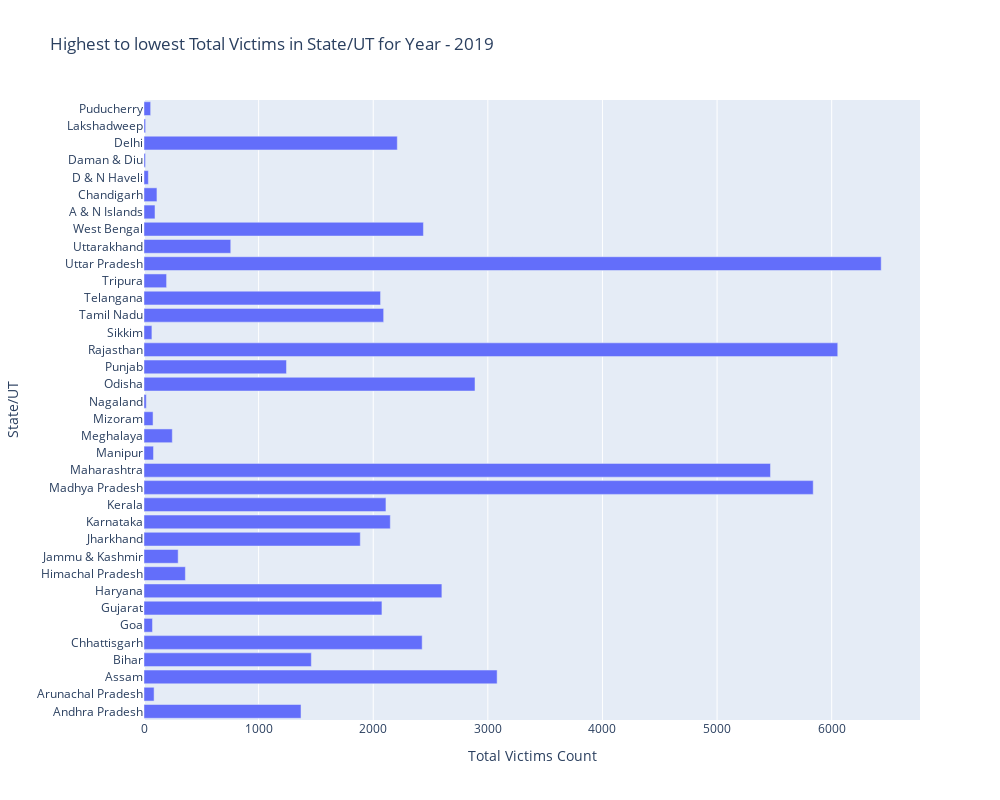

Notebook code for this chart:
### Code cell
# Create the bar chart
fig = px.bar(D19, y='State/UT', x='Total Victims', title='Highest to lowest Total Victims in State/UT for Year - 2019',
             labels={'Total Victims': 'Total Victims Count', 'State/UT': 'State/UT'})

# Increase the size of the graph
fig.update_layout(height=800, width=1000)

# Show the bar chart
fig.show()

### Figure 1 — Plotly figure (JSON) as saved in the notebook; plotly's stock layout.template omitted (floating-point values rounded to 4 significant figures)
{"data": [{"alignmentgroup": "True", "hovertemplate": "Total Victims Count=%{x}<br>State/UT=%{y}<extra></extra>", "legendgroup": "", "marker": {"color": "#636efa", "pattern": {"shape": ""}}, "name": "", "offsetgroup": "", "orientation": "h", "showlegend": false, "textposition": "auto", "type": "bar", "x": [1370, 88, 3081, 1460, 2427, 74, 2076, 2599, 361, 298, 1887, 2149, 2111, 5839, 5466, 83, 247, 79, 20, 2888, 1243, 6053, 69, 2091, 2064, 197, 6432, 757, 2438, 96, 113, 38, 13, 2210, 14, 58], "xaxis": "x", "y": ["Andhra Pradesh", "Arunachal Pradesh", "Assam", "Bihar", "Chhattisgarh", "Goa", "Gujarat", "Haryana", "Himachal Pradesh", "Jammu & Kashmir", "Jharkhand", "Karnataka", "Kerala", "Madhya Pradesh", "Maharashtra", "Manipur", "Meghalaya", "Mizoram", "Nagaland", "Odisha", "Punjab", "Rajasthan", "Sikkim", "Tamil Nadu", "Telangana", "Tripura", "Uttar Pradesh", "Uttarakhand", "West Bengal", "A & N Islands", "Chandigarh", "D & N Haveli", "Daman & Diu", "Delhi", "Lakshadweep", "Puducherry"], "yaxis": "y"}], "layout": {"barmode": "relative", "height": 800, "legend": {"tracegroupgap": 0}, "title": {"text": "Highest to lowest Total Victims in State/UT for Year - 2019"}, "width": 1000, "xaxis": {"anchor": "y", "domain": [0, 1], "title": {"text": "Total Victims Count"}}, "yaxis": {"anchor": "x", "domain": [0, 1], "title": {"text": "State/UT"}}}}
